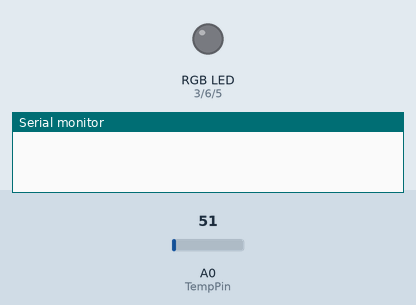
Simulated run of this sketch. Board: Arduino Uno, built with avr-gcc and run on an emulated ATmega328P. On the bench: an RGB LED mixed from three pins (HIGH = lit), the last lines printed to the serial monitor. Inputs (shaded band) come from the test bench; at power-on: A0 (TempPin) = 51. Dim RGB values are drawn brighter than linear.

Above: at 1.2 s.
1.3 s: A0 (TempPin) set to 52
At 2.6 s:
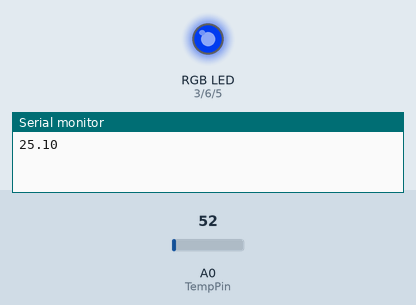
3.5 s: A0 (TempPin) set to 61
At 4.3 s:
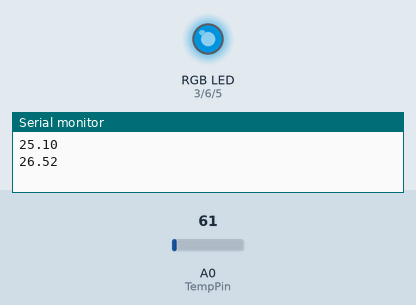
6.5 s: A0 (TempPin) set to 71
At 8.9 s:
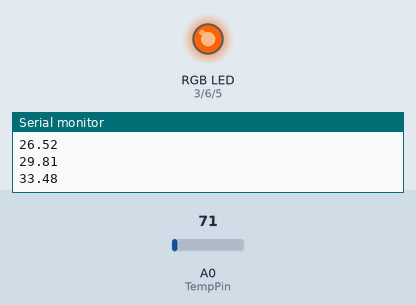
9.5 s: A0 (TempPin) set to 86
At 10.6 s:
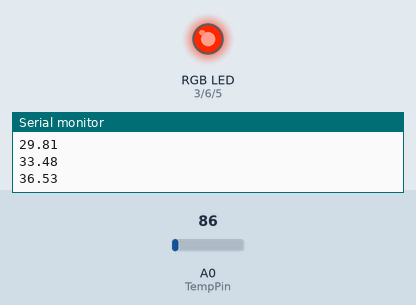
12.5 s: A0 (TempPin) set to 30
At 15.2 s:
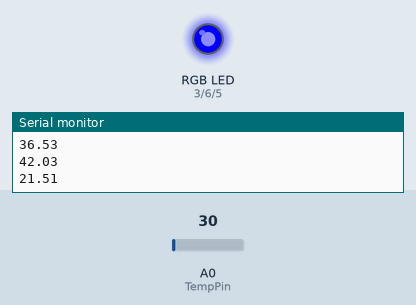
15.5 s: A0 (TempPin) set to 112
At 18.5 s:
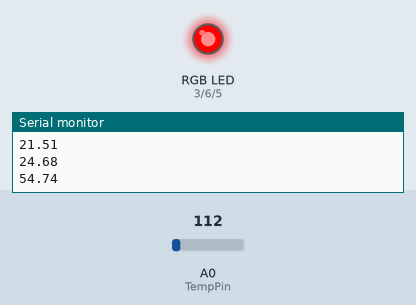
Timing chart, 0 to 19.5 s (numbered marks = the images above; inputs shaded):
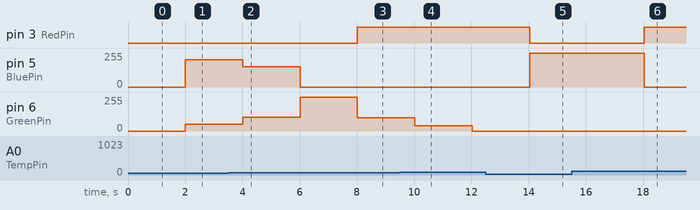

Measured:
- the behaviour switches between 51 and 52 on A0 (TempPin) (found by bisection; images 0 and 1)
- after the input at 1.3 s, pin 5 (BluePin): 0/255 → 204/255 after 0.70 s; pin 6 (GreenPin): 0/255 → 51/255 after 0.70 s
- after the input at 3.5 s, pin 5 (BluePin): 204/255 → 153/255 after 0.51 s, → 0/255 2.0 s later; pin 6 (GreenPin): 51/255 → 102/255 after 0.51 s, → 255/255 2.0 s later
- after the input at 6.5 s, pin 3 (RedPin): LOW → HIGH after 1.5 s; pin 6 (GreenPin): 255/255 → 100/255 after 1.5 s
- after the input at 9.5 s, pin 6 (GreenPin): 100/255 → 40/255 after 0.52 s, → 0/255 2.0 s later
- after the input at 12.5 s, pin 3 (RedPin): HIGH → LOW after 1.5 s; pin 5 (BluePin): 0/255 → 255/255 after 1.5 s
- after the input at 15.5 s, pin 3 (RedPin): LOW → HIGH after 2.5 s; pin 5 (BluePin): 255/255 → 0/255 after 2.5 s

The sketch:

RGB_temp_Indication.ino
```cpp
//////////// Initialisation ///////////

//Important, use pwm capable pins
const int RedPin = 3;
const int GreenPin = 6;
const int BluePin = 5;

//Important, use analog pin to read temperture.
const int TempPin = A0;

// The used MCU Nude, has max voltage of 3.3v, it doesnt matter, it is for the equation.
const float referenceVoltage = 5.0;

// Initialisation of variables.
int BlueIntensity = 0;
int GreenIntensity = 0;
int sensorValue = 0;
float voltage = 0.0;
float Temp = 0.0;

//to account for nois, we use avarge temp reading.
float Temp_Avg = 0;

// Default prefered temperture
int temp_pref_low = 21.0, temp_pref_high = 23.0;

//////////// Start setup() ///////////
void setup() {
  // Initialize Serial communication
  Serial.begin(115200);

  // Set pin modes
  pinMode(RedPin, OUTPUT);
  pinMode(GreenPin, OUTPUT);
  pinMode(BluePin, OUTPUT);

  Temp_interval(31);
}
//////////// End setup() ///////////

//////////// Start loop() ///////////
void loop() {
  LED_Indication(Temp_sens());
}
//////////// End loop() ///////////


float Temp_sens() {
  Temp_Avg = 0;
  for (int i = 0; i < 20; i++) {
    sensorValue = analogRead(TempPin);
    voltage = sensorValue * referenceVoltage / 1023.0;
    Temp = voltage / 0.01;
    Temp_Avg = Temp_Avg + Temp;
    delay(100);
  }
  Temp = Temp_Avg / 20;
  Serial.println(Temp);
  return Temp;
}

//The desired temperture interval
void Temp_interval(float temp_pref) {
  temp_pref_low = temp_pref - 2;
  temp_pref_high = temp_pref + 2;
}

void LED_Indication(float current_temp) {
  //if (Serial.available() > 0) {
  // define current temp (to test we use serial monitor)
  //float current_temp = Serial.parseFloat();


  // green when in prefered temp range
  if (current_temp >= temp_pref_low && current_temp <= temp_pref_high) {
    analogWrite(RedPin, 0);
    analogWrite(GreenPin, 255);
    analogWrite(BluePin, 0);
  }

  // when lower than prefered (mix of green and blue when between -5 and lower preference)
  else if (current_temp < temp_pref_low) {
    // Intensity of blue
    BlueIntensity = map(current_temp, temp_pref_low - 5, temp_pref_low, 255, 0);
    BlueIntensity = constrain(BlueIntensity, 0, 255);

    //Intensisty of green
    GreenIntensity = map(current_temp, temp_pref_low, temp_pref_low - 5, 255, 0);
    GreenIntensity = constrain(GreenIntensity, 0, 255);

    analogWrite(RedPin, 0);
    analogWrite(GreenPin, GreenIntensity);
    analogWrite(BluePin, BlueIntensity);
  }

  // When higer than prefered orange when between +5 and upper preference
  else {
    //Intensity of green
    GreenIntensity = map(current_temp, temp_pref_high, temp_pref_high + 5, 100, 0);
    GreenIntensity = constrain(GreenIntensity, 0, 100);

    analogWrite(RedPin, 255);
    analogWrite(GreenPin, GreenIntensity);
    analogWrite(BluePin, 0);
  }
  //}
}
```
